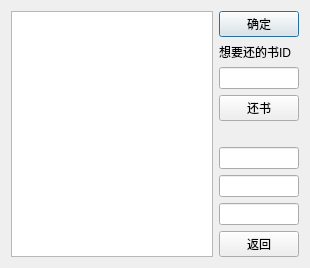
<?xml version="1.0" encoding="UTF-8"?>
<ui version="4.0">
 <class>Return</class>
 <widget class="QDialog" name="Return">
  <property name="geometry">
   <rect>
    <x>0</x>
    <y>0</y>
    <width>310</width>
    <height>261</height>
   </rect>
  </property>
  <property name="windowTitle">
   <string>还书界面</string>
  </property>
  <layout class="QGridLayout" name="gridLayout">
   <item row="0" column="1">
    <layout class="QVBoxLayout" name="verticalLayout">
     <item>
      <widget class="QPushButton" name="pushButton">
       <property name="text">
        <string>确定</string>
       </property>
      </widget>
     </item>
     <item>
      <widget class="QLabel" name="label">
       <property name="text">
        <string>想要还的书ID</string>
       </property>
      </widget>
     </item>
     <item>
      <widget class="QLineEdit" name="lineEdit"/>
     </item>
     <item>
      <widget class="QPushButton" name="OK_Button">
       <property name="text">
        <string>还书</string>
       </property>
      </widget>
     </item>
     <item>
      <widget class="QLabel" name="info">
       <property name="text">
        <string/>
       </property>
      </widget>
     </item>
     <item>
      <widget class="QLineEdit" name="yearEdit"/>
     </item>
     <item>
      <widget class="QLineEdit" name="monthEdit"/>
     </item>
     <item>
      <widget class="QLineEdit" name="dayEdit"/>
     </item>
     <item>
      <spacer name="verticalSpacer">
       <property name="orientation">
        <enum>Qt::Vertical</enum>
       </property>
       <property name="sizeHint" stdset="0">
        <size>
         <width>20</width>
         <height>78</height>
        </size>
       </property>
      </spacer>
     </item>
     <item>
      <widget class="QPushButton" name="Cancel_Button">
       <property name="text">
        <string>返回</string>
       </property>
      </widget>
     </item>
    </layout>
   </item>
   <item row="0" column="0">
    <widget class="QTableWidget" name="tableWidget"/>
   </item>
  </layout>
 </widget>
 <resources/>
 <connections>
  <connection>
   <sender>Cancel_Button</sender>
   <signal>clicked()</signal>
   <receiver>Return</receiver>
   <slot>reject()</slot>
   <hints>
    <hint type="sourcelabel">
     <x>299</x>
     <y>250</y>
    </hint>
    <hint type="destinationlabel">
     <x>263</x>
     <y>205</y>
    </hint>
   </hints>
  </connection>
 </connections>
</ui>
